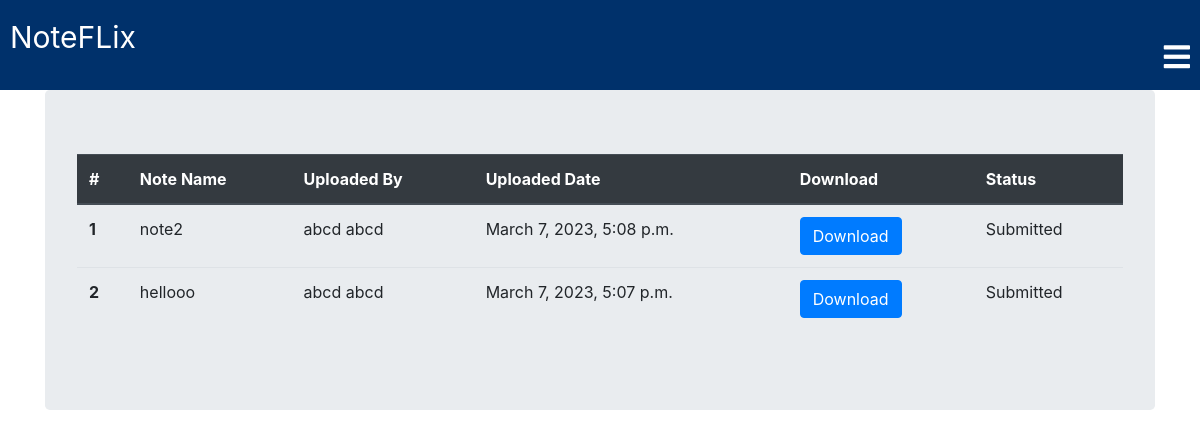
The app's page /classroom/class_assignment/ (signed in) with its own data.
### classroom/models.py (models this page shows, shortened)
class ClassAssignment(models.Model):
    student = models.ManyToManyField(Student,related_name='student_assignment')
    teacher = models.ForeignKey(Teacher,related_name='teacher_assignment',on_delete=models.CASCADE)
    created_at = models.DateTimeField(auto_now=True)
    assignment_name = models.CharField(max_length=250)
    assignment = models.FileField(upload_to='assignments')
    class Meta:
        ordering = ['-created_at']

class Teacher(models.Model):
    user = models.OneToOneField(User,on_delete=models.CASCADE,primary_key=True,related_name='Teacher')
    name = models.CharField(max_length=250)
    subject_name = models.CharField(max_length=250)
    email = models.EmailField(max_length=254)
    phone = models.IntegerField()
    teacher_profile_pic = models.ImageField(upload_to="classroom/teacher_profile_pic",blank=True)
    class_students = models.ManyToManyField(Student,through="StudentsInClass")
    def __str__(self):
        return self.name

### classroom/views.py (the view)
@login_required
def class_assignment(request):
    student = request.user.Student
    assignment = SubmitAssignment.objects.filter(student=student)
    assignment_list = [x.submitted_assignment for x in assignment]
    return render(request,'classroom/class_assignment.html',{'student':student,'assignment_list':assignment_list})

### template/classroom/class_assignment.html
{% extends 'classroom/base.html' %}
{% block content %}
<div class="container">
  <div class="jumbotron">
{% if student.student_assignment.count == 0 %}
  <h2>No assignments Yet</h2>
{% else %}
  <table class="table">
    <thead class="thead-dark">
      <tr>
        <th scope="col">#</th>
        <th scope="col">Note Name</th>
        <th scope="col">Uploaded By</th>
        <th scope="col">Uploaded Date</th>
        <th scope="col">Download</th>
        <th scope="col">Status</th>
      </tr>
    </thead>
    <tbody>
      {% for assignment in student.student_assignment.all %}
        <tr>
          <th scope="row">{{ forloop.counter }}</th>
          <td>{{ assignment.assignment_name }}</td>
          <td>{{ assignment.teacher }}</td>
          <td>{{ assignment.created_at }}</td>
          <td><a href="{{ assignment.assignment.url }}" class="btn btn-primary" target="_blank">Download</a></td>
          {% if assignment in assignment_list %}
            <td>Submitted</td>
          {% else %}
            <td><a href="{% url 'classroom:submit_assignment' id=assignment.id %}" class="btn btn-primary">Submit</a></td>
          {% endif %}
        </tr>
      {% endfor %}
    </tbody>
  </table>
{% endif %}
</div>
</div>
{% endblock %}

### records on screen
ClassAssignment: assignment_name "note2", teacher "abcd abcd", created_at "March 7, 2023, 5:08 p.m.", shows "Submitted"
ClassAssignment: assignment_name "hellooo", teacher "abcd abcd", created_at "March 7, 2023, 5:07 p.m.", shows "Submitted"
